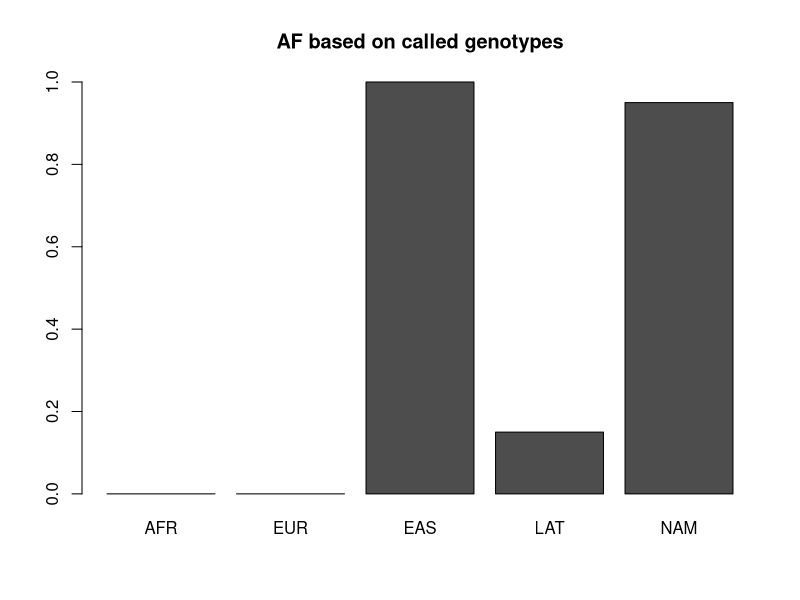
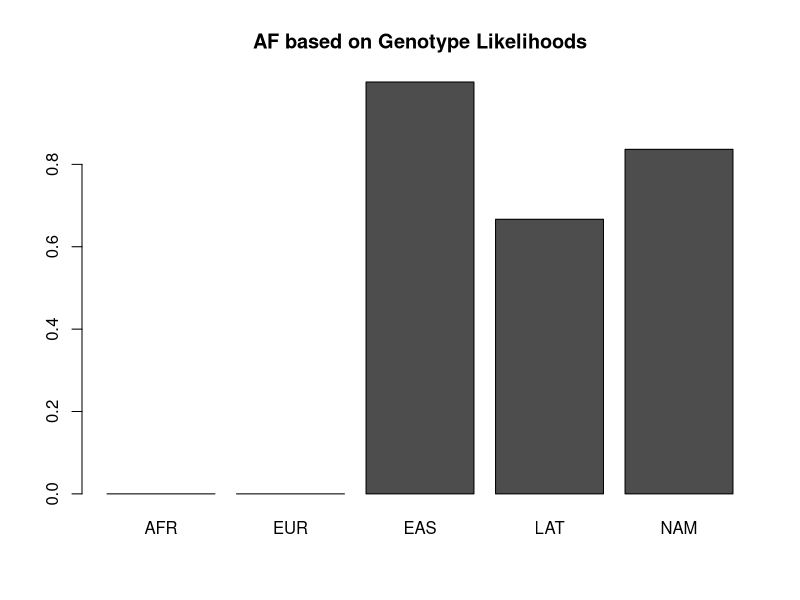

Source code (R) for these figures, in order:
df<-read.table("af_gt.txt", row.names=1)
pdf("af_gt.pdf")
barplot(t(df), main = "AF based on called genotypes")
dev.off()

df<- read.table("af_gl.txt", row.names=1)
pdf("af_gl.pdf")
barplot(t(df), main = "AF based on Genotype Likelihoods")
dev.off()
